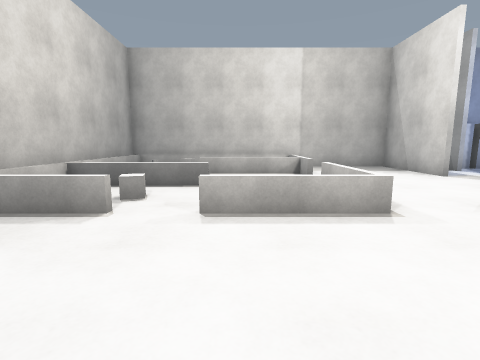
View 1 (above)

22 first-person views from a walk through a Gazebo world. The camera is 1.2 m above the floor, tilts 8° down and sees 85° across. The floor is counted in squares, 1 m on a side. Each view is taken from the middle of a square. On the plan, view 1 faces up. The plan holds only what a view shows up to about 12 squares ahead; the rest is blank. Some stock models are drawn as simple stand-ins.

View 2
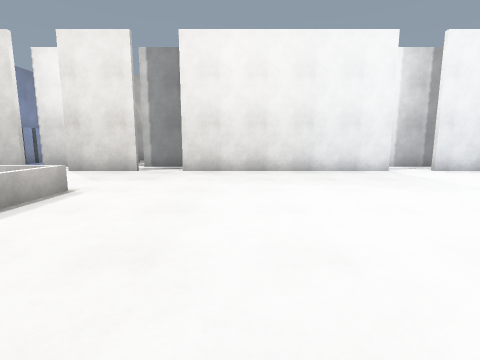

View 3
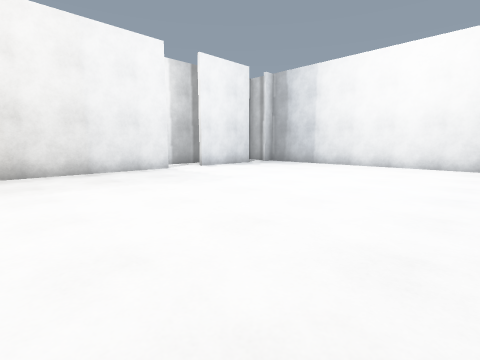

View 4
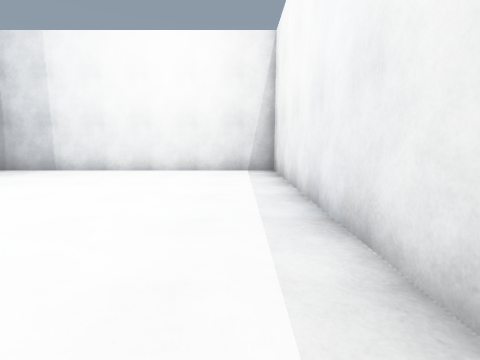

View 5
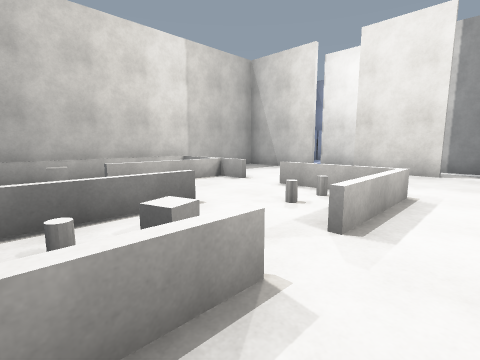

View 6
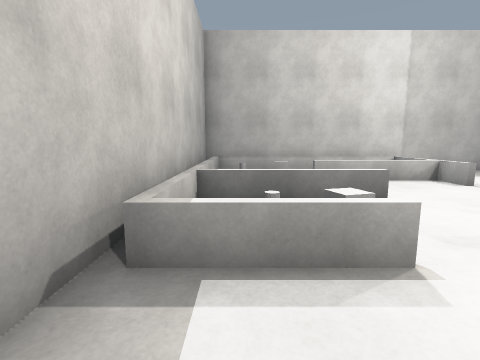

View 7
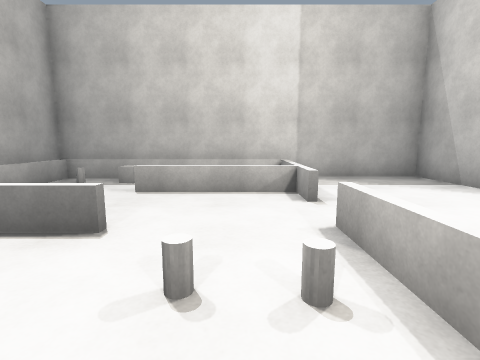

View 8
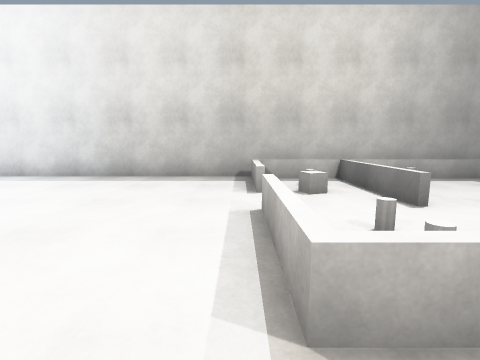

View 9
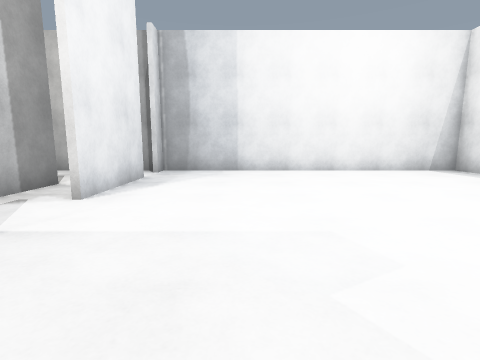

View 10
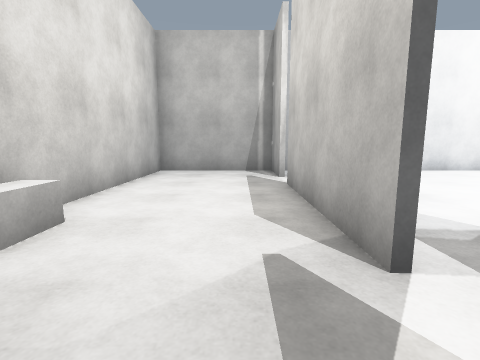

View 11
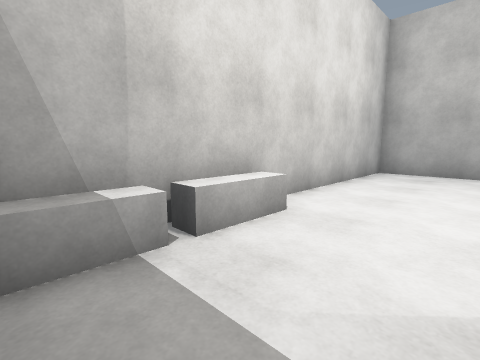

View 12
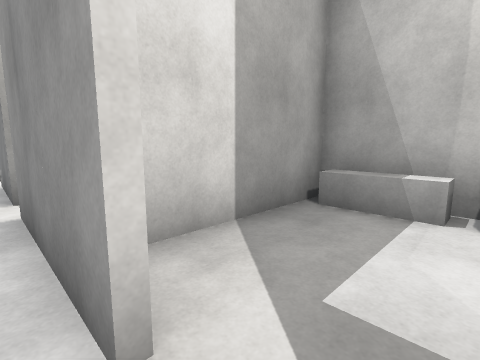

View 13
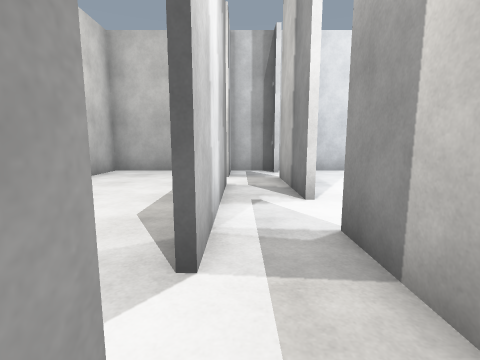

View 14
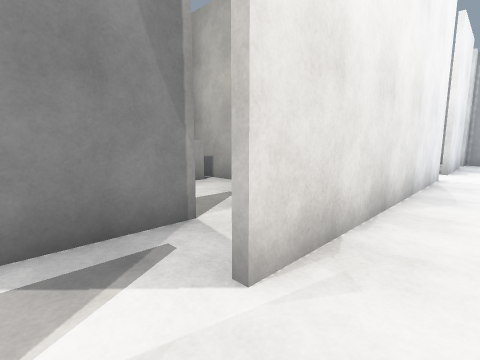

View 15
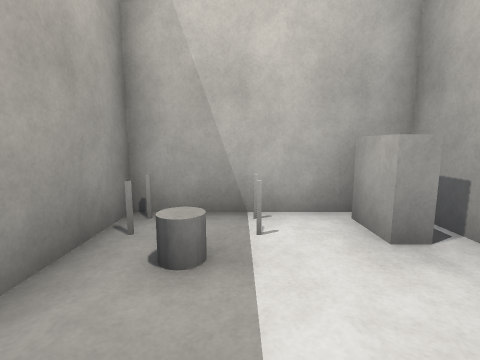

View 16
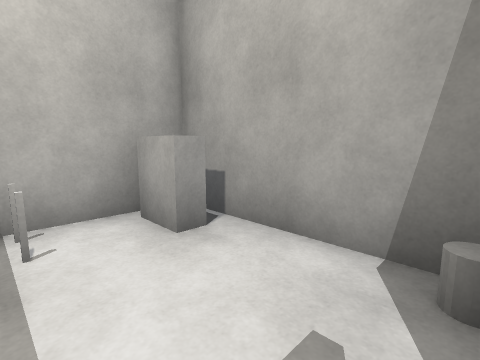

View 17
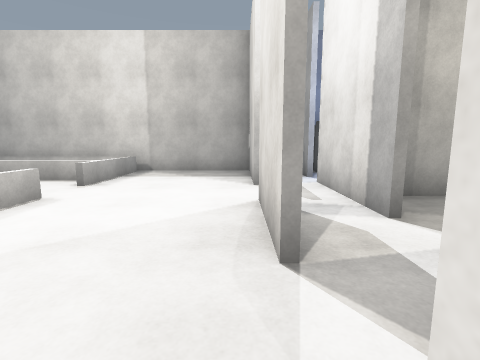

View 18
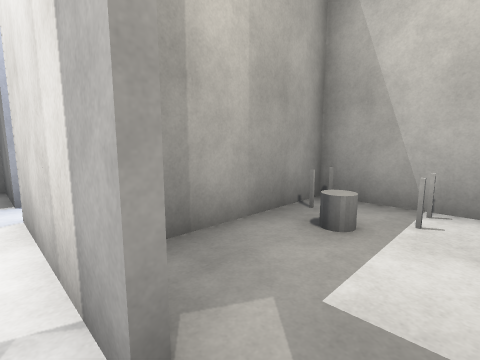

View 19
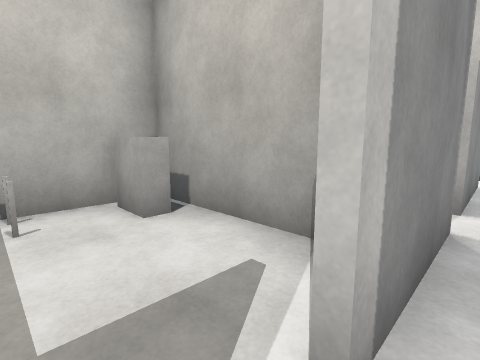

View 20
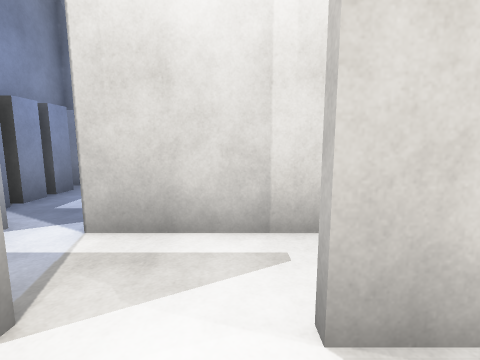

View 21
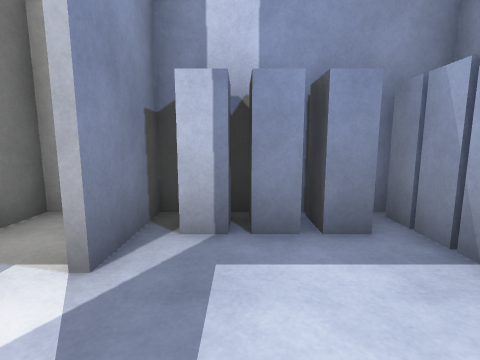

View 22
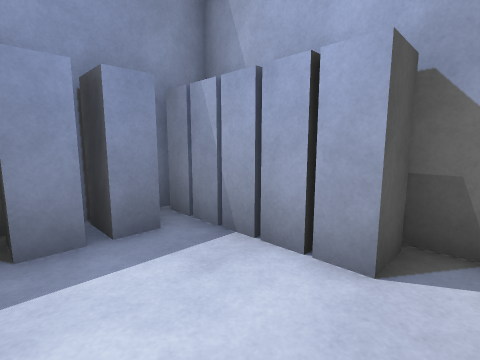

### Floor plan
Points are (right, up) in squares from view 1. A wall is a line through its corners. A room is listed if a view was taken in it or the views show most of it. See-through windows are left out.
Room 1 (views 1, 2, 3, 4, 5, 6, 7, 8, 9, 14, 17, 20)
walls: (7.4, -6.6) (7.4, 2.5); (7.4, 4.4) (7.4, 7.5); (7.4, -12.2) (7.4, -8.5); (-5.5, 5) (-5.5, -14.5) (7.4, -14.5); (7.4, 9.4) (7.4, 13.5); (7.9, 13.5) (2.4, 13.5)
low walls: (-2.2, 4.4) (-5.1, 4.4); (2.6, 7.8) (2.6, 4.4) (-0.8, 4.4); (2.6, 13.1) (2.6, 9.2)
ways out: opening at (8, 3.5) to room 5; opening at (8, 8.5) to room 5; opening at (-1.5, 5) to room 6; opening at (3, 8.5) to room 6; opening at (8, -7.5) to room 9; opening at (8, -13.5) to room 10
Room 2 (views 10, 11)
walls: (9.6, -5.2) (9.6, -10.8); (9.6, -12.2) (9.6, -14.5) (14.5, -14.5) (14.5, -2.1); (14.6, -2.1) (10.2, -2.1)
ways out: opening at (10, -4.5) to room 3; opening at (10, -11.5) to room 10
objects: grey box (14, -7) to (14, -5); grey box (14, -4) to (14, -3)
Room 3 (view 12)
walls: (9.4, -6.4) (9.4, -5.2); (7.6, -4.4) (7.6, -6.5)
ways out: opening at (10, -4.5) to room 2; opening at (9, -2.5) to room 4; opening at (9, -6) to room 9
Room 4 (views 13, 15, 16)
walls: (10, -1.9) (14.5, -1.9); (9.4, 1.5) (9.4, 2.5); (14.5, -2.1) (14.5, 2.9) (11.9, 2.9); (9.4, -3.8) (9.4, 0.5)
ways out: opening at (9, -2.5) to room 3; opening at (9, 2) to room 5
objects: grey cylinder (10, -1); grey box (13, -1) to (14, -1); grey post (13, 0); grey cylinder (13, 1); grey post (13, 2); grey post (14, 1); grey post (14, 2)
Room 5 (views 18, 19, 21, 22)
walls: (9.4, 11.2) (9.4, 13.5); (14.5, 9) (14.5, 9.9); (9.6, 13.5) (9.6, 11.2); (9.4, 6) (9.4, 10.1); (13.6, 13.5) (7.9, 13.5); (7.6, 13.5) (7.6, 12.5); (9.4, 2.5) (9.4, 5)
ways out: opening at (8, 3.5) to room 1; opening at (8, 8.5) to room 1; opening at (9, 2) to room 4; gap at (10, 5.5) to room 7
objects: grey box (10, 13) to (11, 13); grey box (12, 13); grey box (14, 10); grey box (14, 11); grey box (14, 12); grey box (14, 13)
Room 6 (no view inside)
walls: (-5.5, 8) (-5.5, 5)
low walls: (-0.9, 7.4) (-4.9, 7.4) (-4.9, 4.6); (2.4, 9.2) (2.4, 10.4) (-1.6, 10.4); (2.4, 4.6) (2.4, 7.8)
ways out: opening at (-1.5, 5) to room 1; opening at (3, 8.5) to room 1; opening at (-1, 9.5) to room 8
objects: grey cylinder (-3, 6); grey box (-2, 6); grey cylinder (1, 6); grey cylinder (2, 6)
Room 7 (no view inside)
walls: (10.5, 3.1) (14.5, 3.1); (14.5, 2.9) (14.5, 7.9) (10.5, 7.9)
ways out: gap at (10, 5.5) to room 5
objects: grey cylinder (12, 7); grey box (13, 4) to (14, 4); grey post (13, 6); grey post (13, 7); grey post (14, 6); other object (14, 7)
Room 8 (no view inside)
walls: (2.4, 13.5) (-5.5, 13.5) (-5.5, 8)
low walls: (2.4, 11) (2.4, 12.9) (-4.9, 12.9) (-4.9, 7.8)
ways out: opening at (-1, 9.5) to room 6
objects: other object (-4, 9); other object (-4, 12); grey box (-2, 12)
Room 9 (no view inside)
walls: (7.6, -8.5) (7.6, -10.5); (9.4, -10.8) (9.4, -6.4)
ways out: opening at (8, -7.5) to room 1; opening at (9, -6) to room 3; opening at (9, -9.5) to room 10
Room 10 (no view inside)
walls: (9.4, -13.9) (9.4, -12.6); (7.4, -14.5) (9.4, -14.5); (7.6, -10.5) (7.6, -12.2)
ways out: opening at (8, -13.5) to room 1; opening at (10, -11.5) to room 2; opening at (9, -9.5) to room 9
objects: grey box (8, -14)

Where each view was taken, in squares from view 1:
view 1: 0 up, 0 right, facing up
view 2: 0 up, 4 left, facing right
view 3: 0 up, 4 left, facing down-right
view 4: 3 down, 4 left, facing down
view 5: 3 up, 4 left, facing up-right
view 6: 2 up, 4 left, facing up
view 7: 4 up, 1 right, facing up
view 8: 4 up, 4 right, facing left
view 9: 3 down, 4 right, facing down
view 10: 3 down, 11 right, facing down
view 11: 3 down, 11 right, facing down-right
view 12: 5 down, 9 right, facing up-right
view 13: 3 down, 9 right, facing down
view 14: 4 up, 6 right, facing down-right
view 15: 1 up, 10 right, facing right
view 16: 1 up, 10 right, facing down-right
view 17: 2 up, 7 right, facing up
view 18: 5 up, 9 right, facing up-right
view 19: 6 up, 9 right, facing down-right
view 20: 8 up, 6 right, facing right
view 21: 9 up, 11 right, facing up
view 22: 9 up, 11 right, facing up-right
